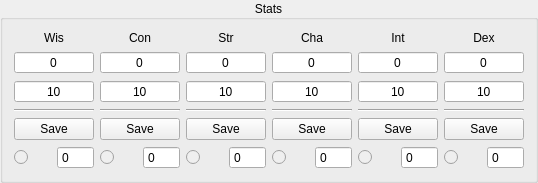
   <widget class="QGroupBox" name="groupBox_5">
    <property name="geometry">
     <rect>
      <x>10</x>
      <y>90</y>
      <width>421</width>
      <height>181</height>
     </rect>
    </property>
    <property name="title">
     <string>Stats</string>
    </property>
    <property name="alignment">
     <set>Qt::AlignCenter</set>
    </property>
    <layout class="QHBoxLayout" name="horizontalLayout_39">
     <item>
      <layout class="QVBoxLayout" name="verticalLayout_18">
       <item>
        <widget class="QLabel" name="label_58">
         <property name="text">
          <string>Wis</string>
         </property>
         <property name="alignment">
          <set>Qt::AlignCenter</set>
         </property>
        </widget>
       </item>
       <item>
        <widget class="QSpinBox" name="wis_bonus">
         <property name="alignment">
          <set>Qt::AlignCenter</set>
         </property>
         <property name="readOnly">
          <bool>true</bool>
         </property>
         <property name="buttonSymbols">
          <enum>QAbstractSpinBox::NoButtons</enum>
         </property>
         <property name="suffix">
          <string/>
         </property>
         <property name="prefix">
          <string/>
         </property>
         <property name="minimum">
          <number>-5</number>
         </property>
         <property name="maximum">
          <number>5</number>
         </property>
         <property name="value">
          <number>0</number>
         </property>
        </widget>
       </item>
       <item>
        <widget class="QSpinBox" name="wis_base">
         <property name="alignment">
          <set>Qt::AlignCenter</set>
         </property>
         <property name="readOnly">
          <bool>true</bool>
         </property>
         <property name="buttonSymbols">
          <enum>QAbstractSpinBox::NoButtons</enum>
         </property>
         <property name="suffix">
          <string/>
         </property>
         <property name="prefix">
          <string/>
         </property>
         <property name="minimum">
          <number>1</number>
         </property>
         <property name="maximum">
          <number>20</number>
         </property>
         <property name="value">
          <number>10</number>
         </property>
        </widget>
       </item>
       <item>
        <widget class="Line" name="line_2">
         <property name="orientation">
          <enum>Qt::Horizontal</enum>
         </property>
        </widget>
       </item>
       <item>
        <widget class="QPushButton" name="wis_save">
         <property name="text">
          <string>Save</string>
         </property>
        </widget>
       </item>
       <item>
        <layout class="QHBoxLayout" name="horizontalLayout_8">
         <item>
          <widget class="QRadioButton" name="wis_prof">
           <property name="enabled">
            <bool>false</bool>
           </property>
           <property name="text">
            <string/>
           </property>
           <property name="checkable">
            <bool>true</bool>
           </property>
           <property name="checked">
            <bool>false</bool>
           </property>
           <property name="autoExclusive">
            <bool>false</bool>
           </property>
          </widget>
         </item>
         <item>
          <widget class="QSpinBox" name="wis_saving_throw">
           <property name="readOnly">
            <bool>true</bool>
           </property>
           <property name="buttonSymbols">
            <enum>QAbstractSpinBox::NoButtons</enum>
           </property>
           <property name="suffix">
            <string/>
           </property>
           <property name="prefix">
            <string/>
           </property>
           <property name="minimum">
            <number>-5</number>
           </property>
           <property name="maximum">
            <number>11</number>
           </property>
           <property name="value">
            <number>0</number>
           </property>
          </widget>
         </item>
        </layout>
       </item>
      </layout>
     </item>
     <item>
      <layout class="QVBoxLayout" name="verticalLayout_20">
       <item>
        <widget class="QLabel" name="label_62">
         <property name="text">
          <string>Con</string>
         </property>
         <property name="alignment">
          <set>Qt::AlignCenter</set>
         </property>
        </widget>
       </item>
       <item>
        <widget class="QSpinBox" name="con_bonus">
         <property name="alignment">
          <set>Qt::AlignCenter</set>
         </property>
         <property name="readOnly">
          <bool>true</bool>
         </property>
         <property name="buttonSymbols">
          <enum>QAbstractSpinBox::NoButtons</enum>
         </property>
         <property name="suffix">
          <string/>
         </property>
         <property name="prefix">
          <string/>
         </property>
         <property name="minimum">
          <number>-5</number>
         </property>
         <property name="maximum">
          <number>5</number>
         </property>
         <property name="value">
          <number>0</number>
         </property>
        </widget>
       </item>
       <item>
        <widget class="QSpinBox" name="con_base">
         <property name="alignment">
          <set>Qt::AlignCenter</set>
         </property>
         <property name="readOnly">
          <bool>true</bool>
         </property>
         <property name="buttonSymbols">
          <enum>QAbstractSpinBox::NoButtons</enum>
         </property>
         <property name="suffix">
          <string/>
         </property>
         <property name="prefix">
          <string/>
         </property>
         <property name="minimum">
          <number>1</number>
         </property>
         <property name="maximum">
          <number>20</number>
         </property>
         <property name="value">
          <number>10</number>
         </property>
        </widget>
       </item>
       <item>
        <widget class="Line" name="line_3">
         <property name="orientation">
          <enum>Qt::Horizontal</enum>
         </property>
        </widget>
       </item>
       <item>
        <widget class="QPushButton" name="con_save">
         <property name="text">
          <string>Save</string>
         </property>
        </widget>
       </item>
       <item>
        <layout class="QHBoxLayout" name="horizontalLayout_36">
         <item>
          <widget class="QRadioButton" name="con_prof">
           <property name="enabled">
            <bool>false</bool>
           </property>
           <property name="text">
            <string/>
           </property>
           <property name="checkable">
            <bool>true</bool>
           </property>
           <property name="checked">
            <bool>false</bool>
           </property>
           <property name="autoExclusive">
            <bool>false</bool>
           </property>
          </widget>
         </item>
         <item>
          <widget class="QSpinBox" name="con_saving_throw">
           <property name="readOnly">
            <bool>true</bool>
           </property>
           <property name="buttonSymbols">
            <enum>QAbstractSpinBox::NoButtons</enum>
           </property>
           <property name="suffix">
            <string/>
           </property>
           <property name="prefix">
            <string/>
           </property>
           <property name="minimum">
            <number>-5</number>
           </property>
           <property name="maximum">
            <number>11</number>
           </property>
           <property name="value">
            <number>0</number>
           </property>
          </widget>
         </item>
        </layout>
       </item>
      </layout>
     </item>
     <item>
      <layout class="QVBoxLayout" name="verticalLayout_16">
       <item>
        <widget class="QLabel" name="label_54">
         <property name="text">
          <string>Str</string>
         </property>
         <property name="alignment">
          <set>Qt::AlignCenter</set>
         </property>
        </widget>
       </item>
       <item>
        <widget class="QSpinBox" name="str_bonus">
         <property name="alignment">
          <set>Qt::AlignCenter</set>
         </property>
         <property name="readOnly">
          <bool>true</bool>
         </property>
         <property name="buttonSymbols">
          <enum>QAbstractSpinBox::NoButtons</enum>
         </property>
         <property name="suffix">
          <string/>
         </property>
         <property name="prefix">
          <string/>
         </property>
         <property name="minimum">
          <number>-5</number>
         </property>
         <property name="maximum">
          <number>5</number>
         </property>
         <property name="value">
          <number>0</number>
         </property>
        </widget>
       </item>
       <item>
        <widget class="QSpinBox" name="str_base">
         <property name="alignment">
          <set>Qt::AlignCenter</set>
         </property>
         <property name="readOnly">
          <bool>true</bool>
         </property>
         <property name="buttonSymbols">
          <enum>QAbstractSpinBox::NoButtons</enum>
         </property>
         <property name="suffix">
          <string/>
         </property>
         <property name="prefix">
          <string/>
         </property>
         <property name="minimum">
          <number>1</number>
         </property>
         <property name="maximum">
          <number>20</number>
         </property>
         <property name="value">
          <number>10</number>
         </property>
        </widget>
       </item>
       <item>
        <widget class="Line" name="line_4">
         <property name="orientation">
          <enum>Qt::Horizontal</enum>
         </property>
        </widget>
       </item>
       <item>
        <widget class="QPushButton" name="str_save">
         <property name="text">
          <string>Save</string>
         </property>
        </widget>
       </item>
       <item>
        <layout class="QHBoxLayout" name="horizontalLayout_35">
         <item>
          <widget class="QRadioButton" name="str_prof">
           <property name="enabled">
            <bool>false</bool>
           </property>
           <property name="text">
            <string/>
           </property>
           <property name="checkable">
            <bool>true</bool>
           </property>
           <property name="checked">
            <bool>false</bool>
           </property>
           <property name="autoExclusive">
            <bool>false</bool>
           </property>
          </widget>
         </item>
         <item>
          <widget class="QSpinBox" name="str_saving_throw">
           <property name="readOnly">
            <bool>true</bool>
           </property>
           <property name="buttonSymbols">
            <enum>QAbstractSpinBox::NoButtons</enum>
           </property>
           <property name="suffix">
            <string/>
           </property>
           <property name="prefix">
            <string/>
           </property>
           <property name="minimum">
            <number>-5</number>
           </property>
           <property name="maximum">
            <number>11</number>
           </property>
           <property name="value">
            <number>0</number>
           </property>
          </widget>
         </item>
        </layout>
       </item>
      </layout>
     </item>
     <item>
      <layout class="QVBoxLayout" name="verticalLayout_19">
       <item>
        <widget class="QLabel" name="label_60">
         <property name="text">
          <string>Cha</string>
         </property>
         <property name="alignment">
          <set>Qt::AlignCenter</set>
         </property>
        </widget>
       </item>
       <item>
        <widget class="QSpinBox" name="cha_bonus">
         <property name="alignment">
          <set>Qt::AlignCenter</set>
         </property>
         <property name="readOnly">
          <bool>true</bool>
         </property>
         <property name="buttonSymbols">
          <enum>QAbstractSpinBox::NoButtons</enum>
         </property>
         <property name="suffix">
          <string/>
         </property>
         <property name="prefix">
          <string/>
         </property>
         <property name="minimum">
          <number>-5</number>
         </property>
         <property name="maximum">
          <number>5</number>
         </property>
         <property name="value">
          <number>0</number>
         </property>
        </widget>
       </item>
       <item>
        <widget class="QSpinBox" name="cha_base">
         <property name="alignment">
          <set>Qt::AlignCenter</set>
         </property>
         <property name="readOnly">
          <bool>true</bool>
         </property>
         <property name="buttonSymbols">
          <enum>QAbstractSpinBox::NoButtons</enum>
         </property>
         <property name="suffix">
          <string/>
         </property>
         <property name="prefix">
          <string/>
         </property>
         <property name="minimum">
          <number>1</number>
         </property>
         <property name="maximum">
          <number>20</number>
         </property>
         <property name="value">
          <number>10</number>
         </property>
        </widget>
       </item>
       <item>
        <widget class="Line" name="line_5">
         <property name="orientation">
          <enum>Qt::Horizontal</enum>
         </property>
        </widget>
       </item>
       <item>
        <widget class="QPushButton" name="cha_save">
         <property name="text">
          <string>Save</string>
         </property>
        </widget>
       </item>
       <item>
        <layout class="QHBoxLayout" name="horizontalLayout_34">
         <item>
          <widget class="QRadioButton" name="cha_prof">
           <property name="enabled">
            <bool>false</bool>
           </property>
           <property name="text">
            <string/>
           </property>
           <property name="checkable">
            <bool>true</bool>
           </property>
           <property name="checked">
            <bool>false</bool>
           </property>
           <property name="autoExclusive">
            <bool>false</bool>
           </property>
          </widget>
         </item>
         <item>
          <widget class="QSpinBox" name="cha_saving_throw">
           <property name="readOnly">
            <bool>true</bool>
           </property>
           <property name="buttonSymbols">
            <enum>QAbstractSpinBox::NoButtons</enum>
           </property>
           <property name="suffix">
            <string/>
           </property>
           <property name="prefix">
            <string/>
           </property>
           <property name="minimum">
            <number>-5</number>
           </property>
           <property name="maximum">
            <number>11</number>
           </property>
           <property name="value">
            <number>0</number>
           </property>
          </widget>
         </item>
        </layout>
       </item>
      </layout>
     </item>
     <item>
      <layout class="QVBoxLayout" name="verticalLayout_17">
       <item>
        <widget class="QLabel" name="label_56">
         <property name="text">
          <string>Int</string>
         </property>
         <property name="alignment">
          <set>Qt::AlignCenter</set>
         </property>
        </widget>
       </item>
       <item>
        <widget class="QSpinBox" name="int_bonus">
         <property name="alignment">
          <set>Qt::AlignCenter</set>
         </property>
         <property name="readOnly">
          <bool>true</bool>
         </property>
         <property name="buttonSymbols">
          <enum>QAbstractSpinBox::NoButtons</enum>
         </property>
         <property name="suffix">
          <string/>
         </property>
         <property name="prefix">
          <string/>
         </property>
         <property name="minimum">
          <number>-5</number>
         </property>
         <property name="maximum">
          <number>5</number>
         </property>
         <property name="value">
          <number>0</number>
         </property>
        </widget>
       </item>
       <item>
        <widget class="QSpinBox" name="int_base">
         <property name="alignment">
          <set>Qt::AlignCenter</set>
         </property>
         <property name="readOnly">
          <bool>true</bool>
         </property>
         <property name="buttonSymbols">
          <enum>QAbstractSpinBox::NoButtons</enum>
         </property>
         <property name="suffix">
          <string/>
         </property>
         <property name="prefix">
          <string/>
         </property>
         <property name="minimum">
          <number>1</number>
         </property>
         <property name="maximum">
          <number>20</number>
         </property>
         <property name="value">
          <number>10</number>
         </property>
        </widget>
       </item>
       <item>
        <widget class="Line" name="line_6">
         <property name="orientation">
          <enum>Qt::Horizontal</enum>
         </property>
        </widget>
       </item>
       <item>
        <widget class="QPushButton" name="int_save">
         <property name="text">
          <string>Save</string>
         </property>
        </widget>
       </item>
       <item>
        <layout class="QHBoxLayout" name="horizontalLayout_33">
         <item>
          <widget class="QRadioButton" name="int_prof">
           <property name="enabled">
            <bool>false</bool>
           </property>
           <property name="text">
            <string/>
           </property>
           <property name="checkable">
            <bool>true</bool>
           </property>
           <property name="checked">
            <bool>false</bool>
           </property>
           <property name="autoExclusive">
            <bool>false</bool>
           </property>
          </widget>
         </item>
         <item>
          <widget class="QSpinBox" name="int_saving_throw">
           <property name="readOnly">
            <bool>true</bool>
           </property>
           <property name="buttonSymbols">
            <enum>QAbstractSpinBox::NoButtons</enum>
           </property>
           <property name="suffix">
            <string/>
           </property>
           <property name="prefix">
            <string/>
           </property>
           <property name="minimum">
            <number>-5</number>
           </property>
           <property name="maximum">
            <number>11</number>
           </property>
           <property name="value">
            <number>0</number>
           </property>
          </widget>
         </item>
        </layout>
       </item>
      </layout>
     </item>
     <item>
      <layout class="QVBoxLayout" name="verticalLayout_21">
       <item>
        <widget class="QLabel" name="label_64">
         <property name="text">
          <string>Dex</string>
         </property>
         <property name="alignment">
          <set>Qt::AlignCenter</set>
         </property>
        </widget>
       </item>
       <item>
        <widget class="QSpinBox" name="dex_bonus">
         <property name="alignment">
          <set>Qt::AlignCenter</set>
         </property>
         <property name="readOnly">
          <bool>true</bool>
         </property>
         <property name="buttonSymbols">
          <enum>QAbstractSpinBox::NoButtons</enum>
         </property>
         <property name="suffix">
          <string/>
         </property>
         <property name="prefix">
          <string/>
         </property>
         <property name="minimum">
          <number>-5</number>
         </property>
         <property name="maximum">
          <number>5</number>
         </property>
         <property name="value">
          <number>0</number>
         </property>
        </widget>
       </item>
       <item>
        <widget class="QSpinBox" name="dex_base">
         <property name="alignment">
          <set>Qt::AlignCenter</set>
         </property>
         <property name="readOnly">
          <bool>true</bool>
         </property>
         <property name="buttonSymbols">
          <enum>QAbstractSpinBox::NoButtons</enum>
         </property>
         <property name="suffix">
          <string/>
         </property>
         <property name="prefix">
          <string/>
         </property>
         <property name="minimum">
          <number>1</number>
         </property>
         <property name="maximum">
          <number>20</number>
         </property>
         <property name="value">
          <number>10</number>
         </property>
        </widget>
       </item>
       <item>
        <widget class="Line" name="line_7">
         <property name="orientation">
          <enum>Qt::Horizontal</enum>
         </property>
        </widget>
       </item>
       <item>
        <widget class="QPushButton" name="dex_save">
         <property name="text">
          <string>Save</string>
         </property>
        </widget>
       </item>
       <item>
        <layout class="QHBoxLayout" name="horizontalLayout_37">
         <item>
          <widget class="QRadioButton" name="dex_prof">
           <property name="enabled">
            <bool>false</bool>
           </property>
           <property name="text">
            <string/>
           </property>
           <property name="checkable">
            <bool>true</bool>
           </property>
           <property name="checked">
            <bool>false</bool>
           </property>
           <property name="autoExclusive">
            <bool>false</bool>
           </property>
          </widget>
         </item>
         <item>
          <widget class="QSpinBox" name="dex_saving_throw">
           <property name="readOnly">
            <bool>true</bool>
           </property>
           <property name="buttonSymbols">
            <enum>QAbstractSpinBox::NoButtons</enum>
           </property>
           <property name="suffix">
            <string/>
           </property>
           <property name="prefix">
            <string/>
           </property>
           <property name="minimum">
            <number>-5</number>
           </property>
           <property name="maximum">
            <number>11</number>
           </property>
           <property name="value">
            <number>0</number>
           </property>
          </widget>
         </item>
        </layout>
       </item>
      </layout>
     </item>
    </layout>
   </widget>
